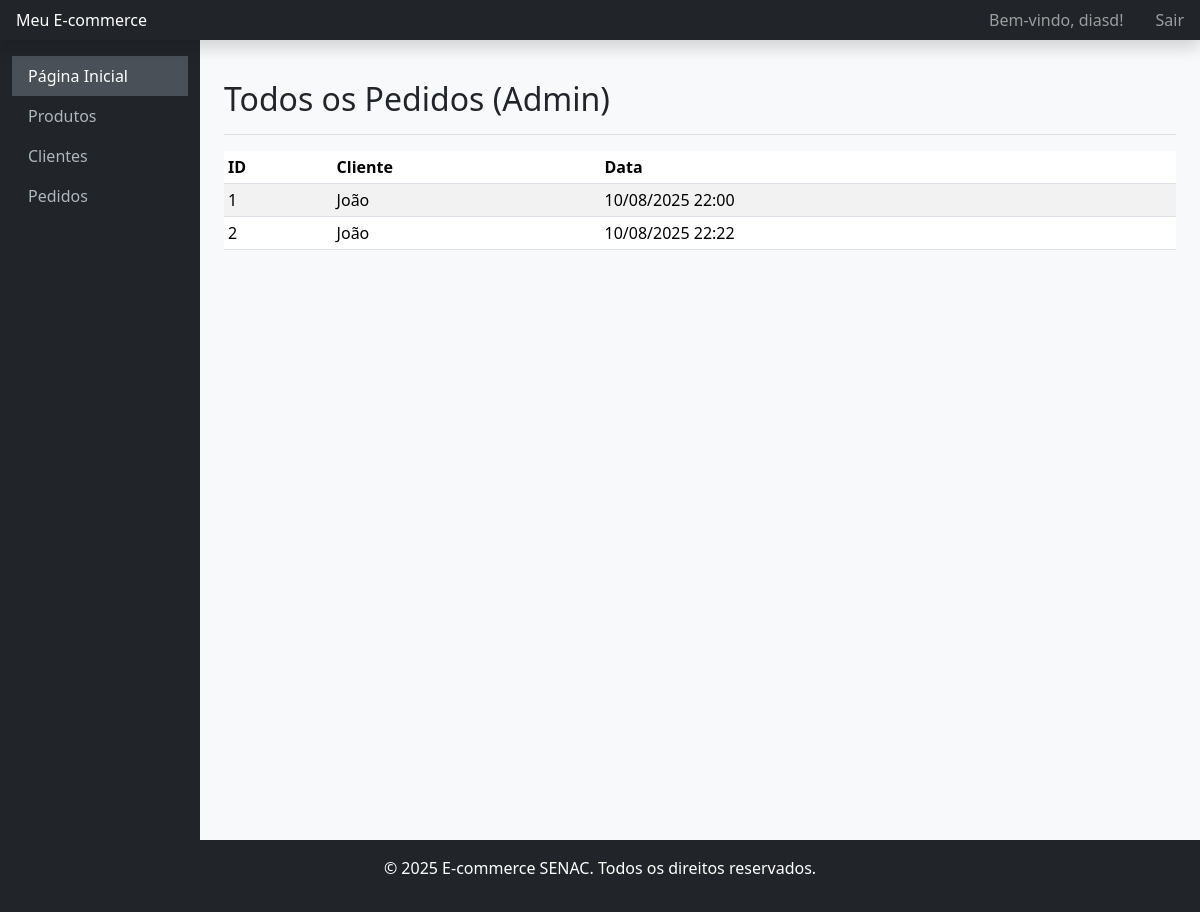
The page /pedidos-admin/ (signed in) on the database as committed earlier.
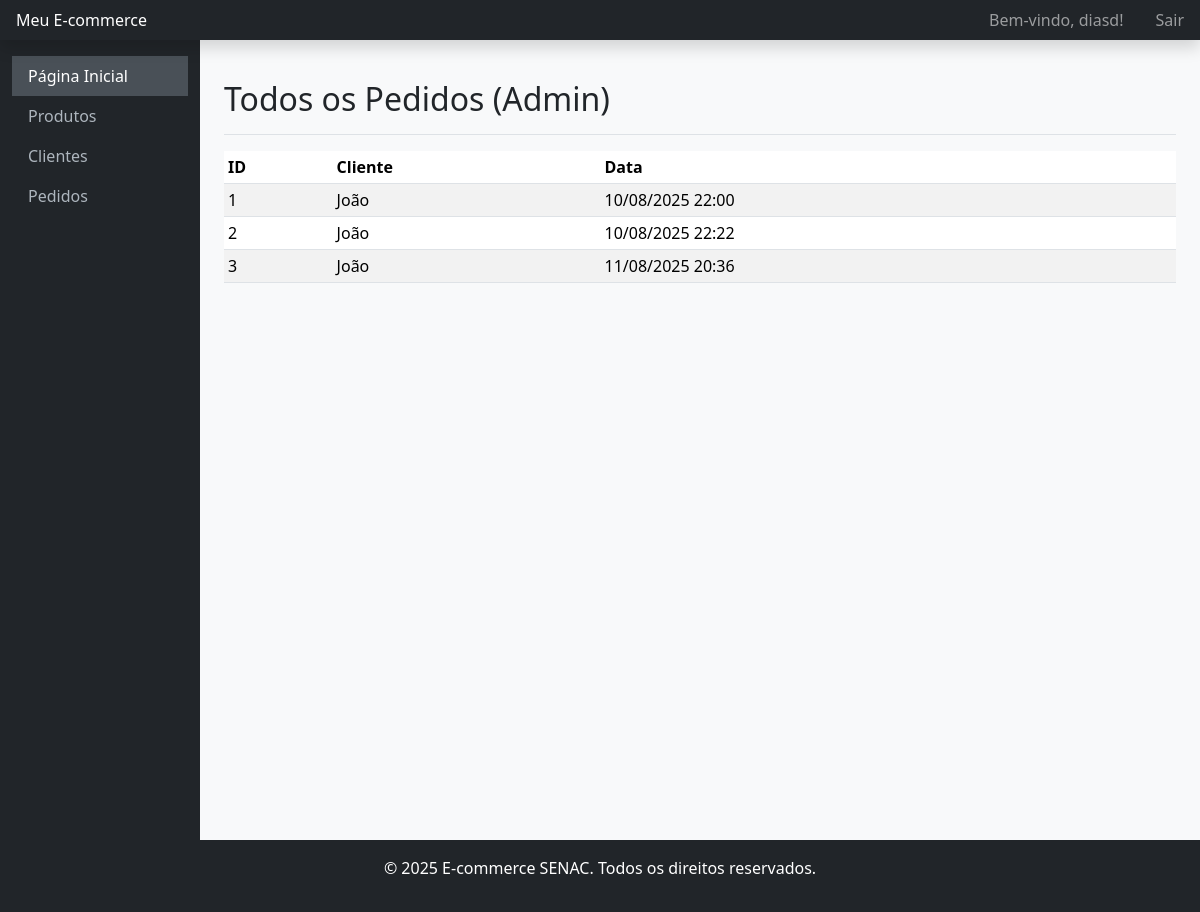
The same page on the database as committed later.
### app/models.py (models this page shows, shortened)
class Pedido(models.Model):
    cliente = models.ForeignKey(Cliente, on_delete=models.CASCADE)
    data_criacao = models.DateTimeField(auto_now_add=True)
    completo = models.BooleanField(default=False)

class Cliente(models.Model):
    user = models.OneToOneField(User, on_delete=models.CASCADE, null=True, blank=True)
    nome = models.CharField(max_length=200)
    email = models.EmailField(unique=True)
    telefone = models.CharField(max_length=20)
    endereco = models.CharField(max_length=200)

### app/views.py (the view)
# urls.py: path('pedidos-admin/', views.listar_todos_pedidos, name='listar_todos_pedidos'),
@login_required
@user_passes_test(is_superuser, login_url='/accounts/login/')
def listar_todos_pedidos(request):
    pedidos = Pedido.objects.all()
    context = {'pedidos': pedidos}
    return render(request, 'loja/listar_todos_pedidos.html', context)

### app/views.py (called while the page is built)
def is_superuser(user):
    return user.is_superuser

### app/templates/loja/listar_todos_pedidos.html (shortened to what this page needs)
{% extends 'base.html' %}
{% block content %}
    <div class="d-flex justify-content-between flex-wrap flex-md-nowrap align-items-center pt-3 pb-2 mb-3 border-bottom">
        <h1 class="h2">Todos os Pedidos (Admin)</h1>
    </div>
    {% if not pedidos %}
        <div class="alert alert-info">Nenhum pedido foi realizado ainda.</div>
    {% else %}
        <div class="table-responsive">
            <table class="table table-striped table-sm">
                <thead>
                    <tr>
                        <th>ID</th>
                        <th>Cliente</th>
                        <th>Data</th>
                    </tr>
                </thead>
                <tbody>
                    {% for pedido in pedidos %}
                    <tr>
                        <td>{{ pedido.pk }}</td>
                        <td>{{ pedido.cliente.nome }}</td>
                        <td>{{ pedido.data_criacao|date:"d/m/Y H:i" }}</td>
                    </tr>
                    {% endfor %}
                </tbody>
            </table>
        </div>
    {% endif %}
{% endblock %}

Rows that differ between the two databases and show on the page:
added Pedido: pk "3", cliente.nome "João", data_criacao "11/08/2025 20:36"
